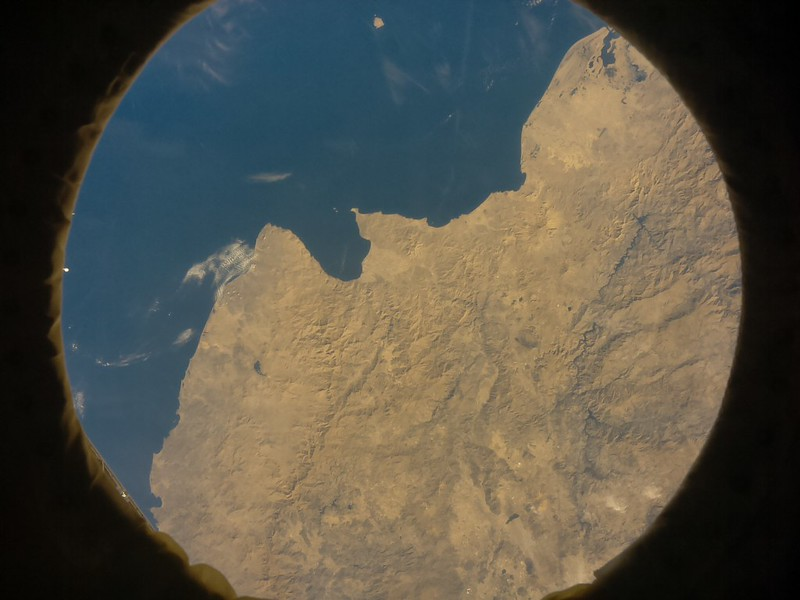
#> input picture fiumi_laghi/code/dataset_image/Image16.jpg, 800 x 600 px, found by its file name
$ python test_agbo_method.py
#> lines starting #> are read from the running program, lines starting #| are printed output that depends on the picture; after the words box and inside, x2 and y2 are one past the last pixel; in counts of white or black regions, pixels touching at a corner belong together
import cv2 as cv
import numpy as np
from pathlib import Path, PurePath
from config import PATH_IMAGE, PATH_ELAB


"""
path questo è un semplice modo per gestire i file senza scrivere tutto il percorso ogni volta

credo due cartelle una dove il programma per i test prende le immagini e l'altra dove mette quelli elaborati

"""
Image_name = "Image16.jpg"

cartella_Image: Path = Path(PATH_IMAGE)
cartella_elab : Path = Path(PATH_ELAB)

file_Image : PurePath= cartella_Image / Image_name


def nothing(x):
    pass

cv.namedWindow("Trackbars")
cv.createTrackbar("L - H", "Trackbars", 0, 179, nothing)
cv.createTrackbar("L - S", "Trackbars", 0, 255, nothing)
cv.createTrackbar("L - V", "Trackbars", 0, 255, nothing)
cv.createTrackbar("U - H", "Trackbars", 179, 179, nothing)
cv.createTrackbar("U - S", "Trackbars", 255, 255, nothing)
cv.createTrackbar("U - V", "Trackbars", 255, 255, nothing)

while True:

    """
    per leggere l'immagine uso cv.imread(percorso) che ci permettere ogni singolo pixel dell'immagine
    sotto formato BGR (io preferivo usare Pillow)

    """
    Img = cv.imread(str(file_Image))
#> Img is the input picture: shape (600, 800, 3); mean B, G, R 72.3, 84, 87.3

    #debug
    #print(Img)

    """
    uso cv.inRange perché devo dare un range di colori da prendere a opencv,cioè l'acqua.

    cv.inRange(image,low,upper)

    i colori in opencv sono memorizzati sotto il formato BGR blue-green-red e per memorizzarli uso
    il metodo array di numpy (il formatto si può anche convertire )

    BGR = np.array([B,G,R])


    """

    l_h = cv.getTrackbarPos("L - H", "Trackbars")
    l_s = cv.getTrackbarPos("L - S", "Trackbars")
    l_v = cv.getTrackbarPos("L - V", "Trackbars")
    u_h = cv.getTrackbarPos("U - H", "Trackbars")
    u_s = cv.getTrackbarPos("U - S", "Trackbars")
    u_v = cv.getTrackbarPos("U - V", "Trackbars")

    #da BGR a RGB
    Img_HSV = cv.cvtColor(Img,cv.COLOR_BGR2RGB)

    low_HSV = np.array([l_h,l_s,l_v])

    upper_HSV = np.array([u_h,u_s,u_v])

    mask = cv.inRange(Img_HSV,low_HSV,upper_HSV)
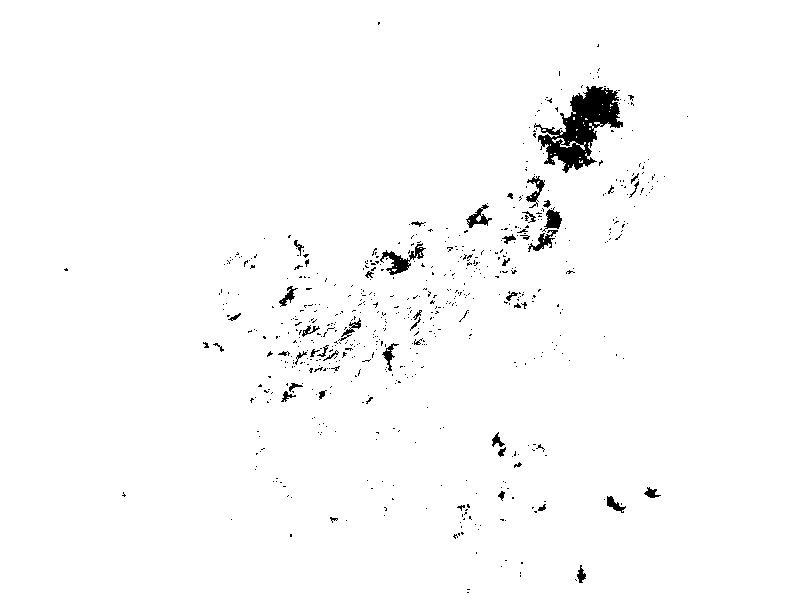
#> mask: shape (600, 800); 98.2% white; 646 black regions (598 under 20 px), largest, box (x1, y1, x2, y2) and area: (534, 86, 623, 173) 3321, (380, 243, 426, 275) 461, (542, 207, 562, 232) 245

    cv.imshow("frame",mask)


    key = cv.waitKey(1)
#> (key Esc is pressed here)
    if key == 27:
        break


cv.imwrite(f"{str(PATH_ELAB)}elab_{Image_name}",mask)
cv.destroyAllWindows()

$ run again, with fiumi_laghi/code/dataset_image/Image1.jpg copied over fiumi_laghi/code/dataset_image/Image16.jpg
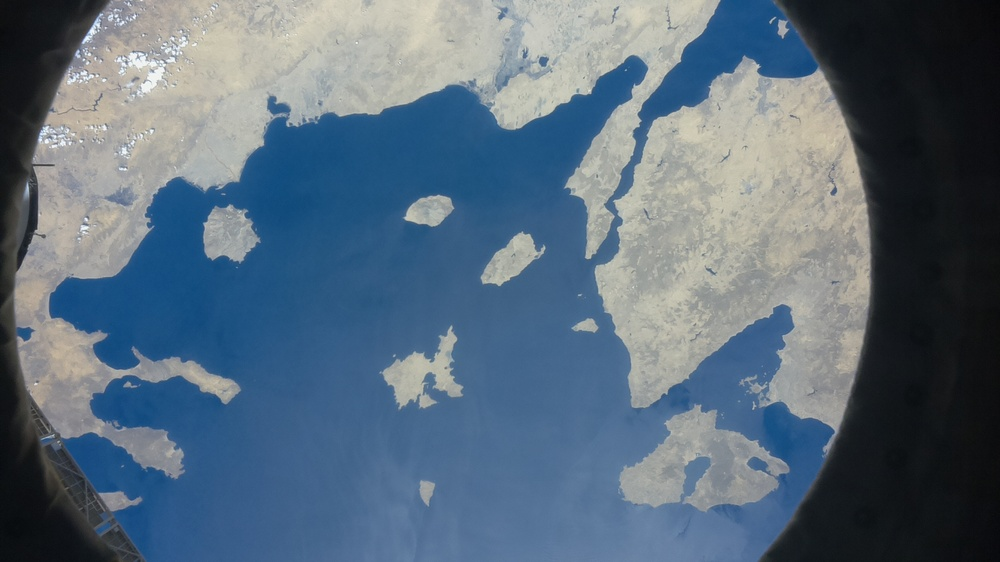
#> input picture fiumi_laghi/code/dataset_image/Image1.jpg, 1000 x 562 px, shrunk from 1920 x 1080 before the run, found by its file name
#> Img is the input picture: shape (562, 1000, 3); mean B, G, R 123.8, 107.6, 89.5
#> `mask = cv.inRange(Img_HSV,low_HSV,upper_HSV)`:
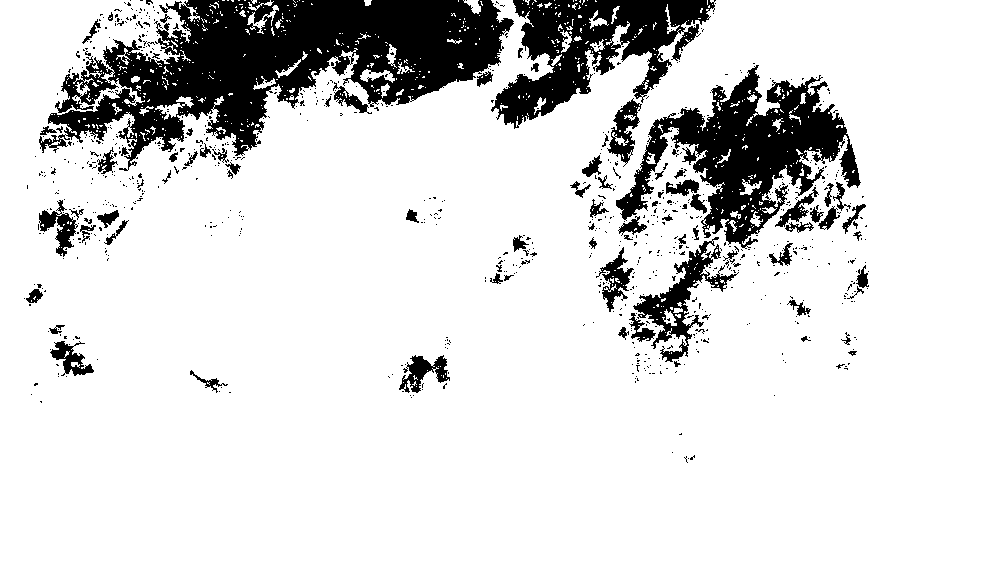
#> mask: shape (562, 1000); 85.2% white; 837 black regions (754 under 20 px), largest, box (x1, y1, x2, y2) and area: (39, 0, 514, 171) 37269, (616, 65, 861, 249) 16956, (491, 0, 716, 129) 12672

$ run again, with fiumi_laghi/code/dataset_image/Image10.jpg copied over fiumi_laghi/code/dataset_image/Image16.jpg
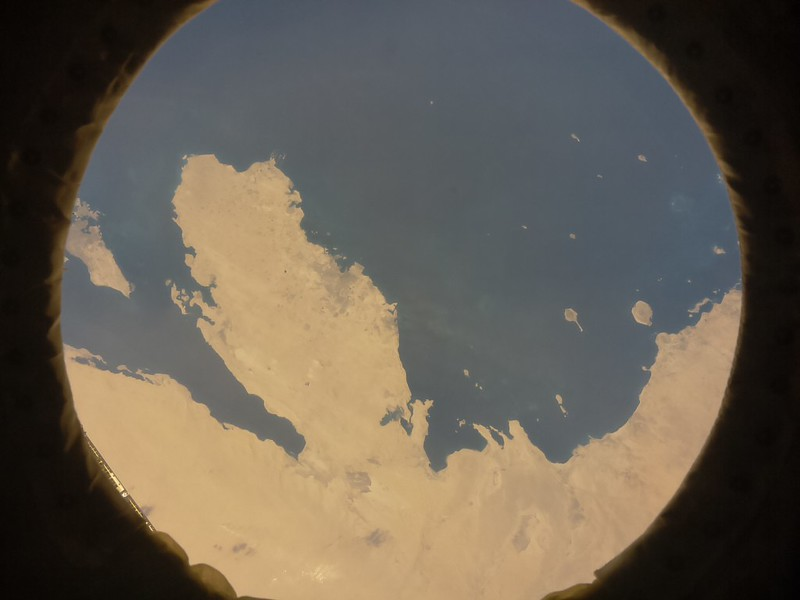
#> input picture fiumi_laghi/code/dataset_image/Image10.jpg, 800 x 600 px, found by its file name
#> Img is the input picture: shape (600, 800, 3); mean B, G, R 82.1, 94.8, 103.4
#> `mask = cv.inRange(Img_HSV,low_HSV,upper_HSV)`:
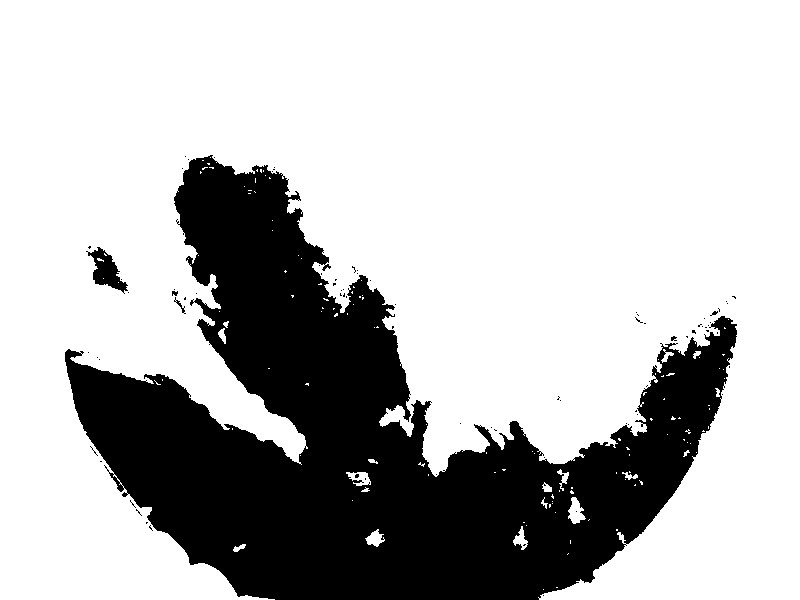
#> mask: shape (600, 800); 73% white; 81 black regions (76 under 20 px), largest, box (x1, y1, x2, y2) and area: (65, 155, 737, 600) 128572, (86, 247, 128, 294) 830, (174, 297, 186, 314) 44, (172, 291, 178, 296) 23, (671, 336, 677, 341) 21

$ run again, with fiumi_laghi/code/dataset_image/Image11.jpg copied over fiumi_laghi/code/dataset_image/Image16.jpg
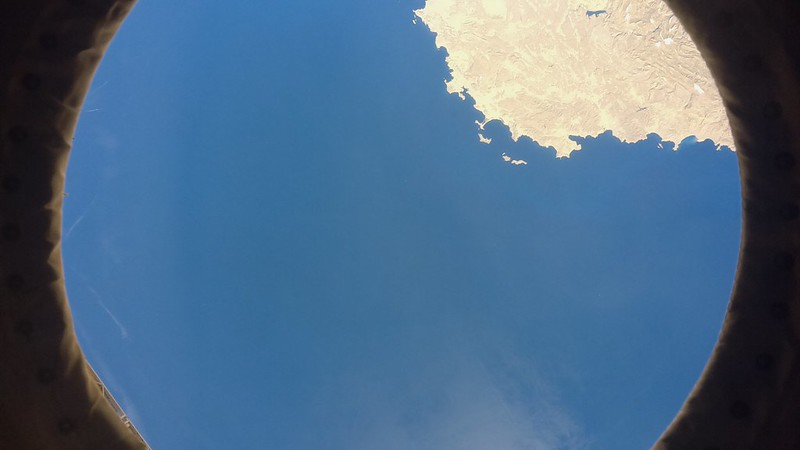
#> input picture fiumi_laghi/code/dataset_image/Image11.jpg, 800 x 450 px, found by its file name
#> Img is the input picture: shape (450, 800, 3); mean B, G, R 135.4, 106.8, 77.1
#> `mask = cv.inRange(Img_HSV,low_HSV,upper_HSV)`:
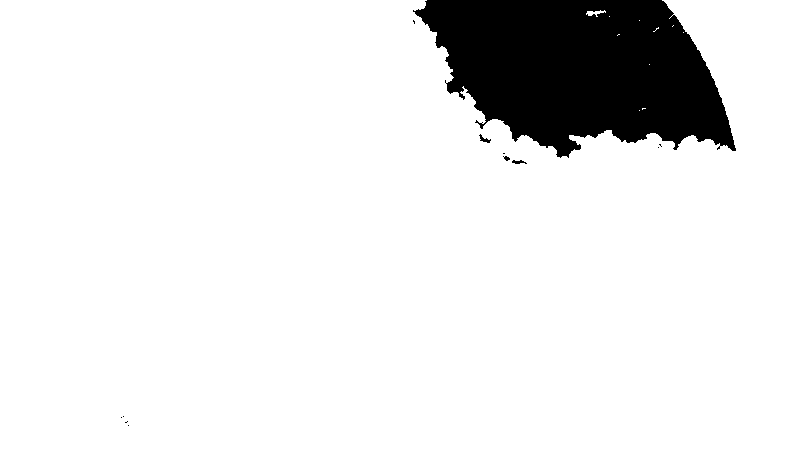
#> mask: shape (450, 800); 90.2% white; 12 black regions (8 under 20 px), largest, box (x1, y1, x2, y2) and area: (413, 0, 736, 158) 35092, (479, 134, 491, 143) 43, (512, 160, 527, 164) 37, (503, 156, 510, 161) 21
